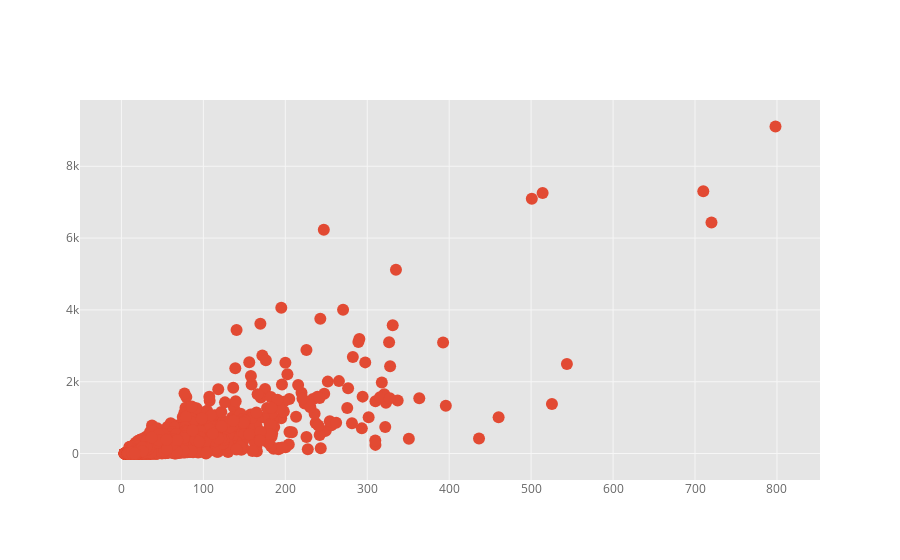

Source (notebook cell):
### Code cell
# Question 8

merged_data[['Media Spend', 'Total Revenue']].iplot(kind='scatter', mode='markers', 
                                                    x='Media Spend', y='Total Revenue', 
                                                    filename='cufflinks/simple-scatter')

merged_data[['Media Spend', 'Total Revenue']].corr(method='pearson', min_periods=1)

# The scatter plot below shows a positive correlation between revenue and media expenditure
# but as you can see from the spread of the points it is not necesserilly true that the more you spend on the
# ad campaigns the more revenue you are going to generate. The positive correlation suggests some relationship between 
# two variables but there are many other factors that affect the outcome of an ad campaign.

### Figure 1 — Plotly figure (JSON) as saved in the notebook; plotly's stock layout.template omitted (floating-point values rounded to 4 significant figures; data arrays with more than 128 entries replaced by an {"elided": "..."} marker saying what was removed)
{"data": [{"line": {"color": "rgba(226, 74, 51, 1.0)", "dash": "solid", "width": 1.3}, "marker": {"size": 12, "symbol": "dot"}, "mode": "markers", "name": "Total Revenue", "text": "", "type": "scatter", "x": {"elided": "5096 float values"}, "y": {"elided": "5096 int values"}}], "layout": {"legend": {"bgcolor": "#FFFFFF", "font": {"color": "#666666"}}, "paper_bgcolor": "#FFFFFF", "plot_bgcolor": "#E5E5E5", "titlefont": {"color": "#151516"}, "xaxis1": {"gridcolor": "#F6F6F6", "showgrid": true, "tickfont": {"color": "#666666"}, "title": "", "titlefont": {"color": "#666666"}, "zerolinecolor": "#F6F6F6"}, "yaxis1": {"gridcolor": "#F6F6F6", "showgrid": true, "tickfont": {"color": "#666666"}, "title": "", "titlefont": {"color": "#666666"}, "zerolinecolor": "#F6F6F6"}}}
